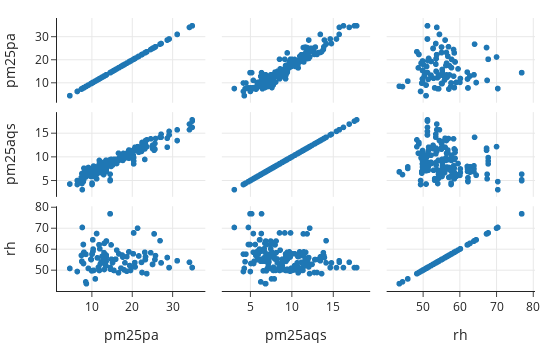

Write notebook code for a chart like this one.
### Markdown cell above
These four plots show a linear relationship between the two sources of air quality measurements. And, the slopes appear to be similar, which means that a multiple linear model may fit well. It's difficult to see from these plots if the relative humidity affects the intercept much. 

We also want to examine the pairwise scatter plots between the three features. When two explanatory features are highly correlated, their coefficients in the model may be unstable.  While linear relationships between three or more features may not show up in pairwise plots, it's still a good idea to check.

### Code cell
px.scatter_matrix(GA[['pm25pa', 'pm25aqs', 'rh']],
                  width=550, height=350)

### Figure 1 — Plotly figure (JSON) as saved in the notebook; plotly's stock layout.template omitted (floating-point values rounded to 4 significant figures; data arrays with more than 128 entries replaced by an {"elided": "..."} marker saying what was removed)
{"data": [{"dimensions": [{"axis": {"matches": true}, "label": "pm25pa", "values": {"elided": "176 float values"}}, {"axis": {"matches": true}, "label": "pm25aqs", "values": {"elided": "176 float values"}}, {"axis": {"matches": true}, "label": "rh", "values": {"elided": "176 float values"}}], "hovertemplate": "%{xaxis.title.text}=%{x}<br>%{yaxis.title.text}=%{y}<extra></extra>", "legendgroup": "", "marker": {"color": "#1F77B4", "symbol": "circle"}, "name": "", "showlegend": false, "type": "splom"}], "layout": {"dragmode": "select", "height": 350, "legend": {"tracegroupgap": 0}, "width": 550, "xaxis": {"autorange": true, "range": [1.023, 38.44], "type": "linear"}, "xaxis2": {"autorange": true, "range": [1.384, 19.62], "type": "linear"}, "xaxis3": {"autorange": true, "range": [39.7, 80.84], "type": "linear"}, "yaxis": {"autorange": true, "range": [1.023, 38.44], "type": "linear"}, "yaxis2": {"autorange": true, "range": [1.384, 19.62], "type": "linear"}, "yaxis3": {"autorange": true, "range": [39.7, 80.84], "type": "linear"}}}
